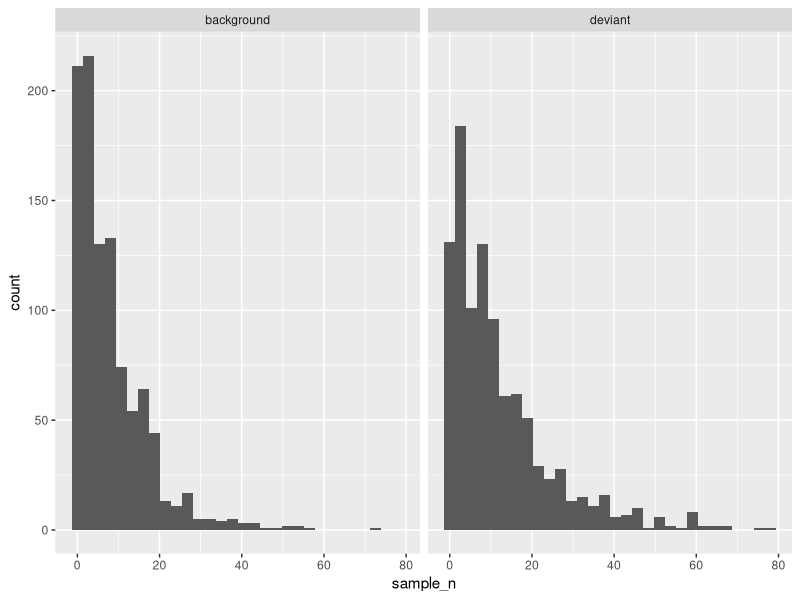

Write the R code that produced this figure.
library(tidyverse)

C <- 1
EIG <- seq(0, 20, by=0.1)


trial1std_EIG = 10 

dev_EIG = 12
std_EIG = 8


LTs_dev = vector(mode = "numeric", length = 50)
LTs_std = vector(mode = "numeric", length = 50)

# luce choice
sample_num = 0
subject_n = 1000

# deviant with higher EIG
for (i in 1:subject_n) {
  
  continue = TRUE
  sample_num = 0
  
  while(continue){
    p_choice_sample = dev_EIG / (dev_EIG + C)
    flip = rbernoulli(1, p=p_choice_sample)
    
    if (flip)
      sample_num = sample_num + 1
    else {
      LTs_dev[i] = sample_num
      continue = FALSE
    }
  }
}
  
## std with higher EIG

for (i in 1:subject_n) {
  
  continue = TRUE
  sample_num = 0
  
  while(continue){
    p_choice_sample = std_EIG / (std_EIG + C)
    flip = rbernoulli(1, p=p_choice_sample)
    
    if (flip)
      sample_num = sample_num + 1
    else {
      LTs_std[i] = sample_num
      continue = FALSE
    }
  }
  
}

LT_df <- tibble( background = LTs_std , deviant = LTs_dev) %>% pivot_longer(cols = c("background","deviant"), names_to = "trial_type", values_to = "sample_n")

ggplot(data = LT_df, aes(x = sample_n)) + geom_histogram() + facet_grid(~trial_type) 
